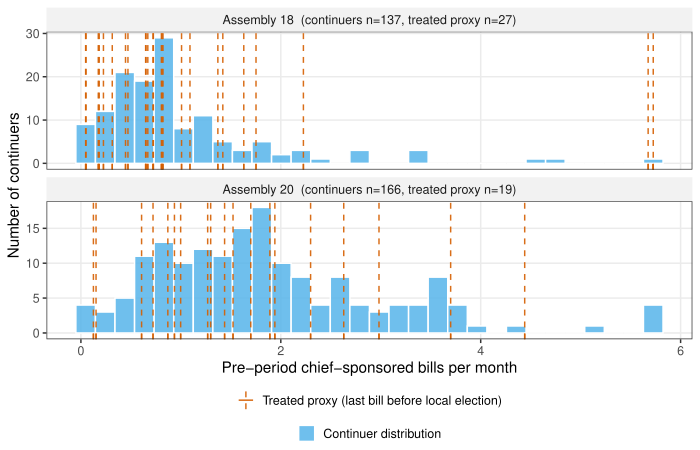

Source code (R):
## fig_4.R
## Distribution of continuer chief-sponsorship rates for the 18th and 20th
## Korean National Assembly cycles, with the treated (local-executive runner)
## cohort's rates marked.
##
## Approximations used, since the paper's hand-coded resignation list is not
## shipped in the public parquets:
##   - "Continuer": members whose last chief-sponsored bill falls within the
##     final six months of the assembly term (i.e., they remained active up to
##     the term boundary).
##   - "Treated cohort (local-executive runner proxy)": members whose last
##     chief-sponsored bill precedes the local-election date in that cycle
##     (June 2, 2010 for the 18th; June 13, 2018 for the 20th) by at least
##     30 days, and who are not continuers.
## Rates are computed as chief-sponsored bills per 30.44-day month over the
## member's pre-period (term start through min(last bill, term_end - 6mo)).

suppressPackageStartupMessages({
  library(arrow)
  library(dplyr)
  library(ggplot2)
  library(tidyr)
})

data_dir <- Sys.getenv("KBL_DATA")
out_path <- "articles/figures/2026-04-19_r19/fig_4.pdf"

okabe_ito <- c("#E69F00", "#56B4E9", "#009E73", "#0072B2",
               "#D55E00", "#CC79A7", "#000000")

## Assembly term windows and local-election dates
term_windows <- tibble(
  age            = c(18L, 20L),
  term_start     = as.Date(c("2008-05-30", "2016-05-30")),
  term_end       = as.Date(c("2012-05-29", "2020-05-29")),
  local_election = as.Date(c("2010-06-02", "2018-06-13"))
)

## Load member-sponsored bills for the two cycles
bills <- bind_rows(
  read_parquet(file.path(data_dir, "master_bills_18.parquet")),
  read_parquet(file.path(data_dir, "master_bills_20.parquet"))
) %>%
  filter(ppsr_kind == "의원",
         !is.na(rst_mona_cd),
         !is.na(ppsl_dt)) %>%
  mutate(ppsl_dt = as.Date(ppsl_dt)) %>%
  select(age, rst_mona_cd, ppsl_dt)

## Per-member summary, joined with the term windows
member_stats <- bills %>%
  group_by(age, rst_mona_cd) %>%
  summarise(
    n_bills    = n(),
    first_bill = min(ppsl_dt, na.rm = TRUE),
    last_bill  = max(ppsl_dt, na.rm = TRUE),
    .groups    = "drop"
  ) %>%
  inner_join(term_windows, by = "age") %>%
  filter(n_bills >= 1,
         last_bill >= term_start,
         first_bill <= term_end)

## Classify continuers vs. treated (local-executive runner proxy)
member_stats <- member_stats %>%
  mutate(
    continuer        = last_bill >= (term_end - 180),
    exit_before_loc  = last_bill < (local_election - 30) & !continuer,
    pre_period_end   = pmin(last_bill, term_end - 180),
    months_pre       = pmax(
      as.numeric(pre_period_end - term_start) / 30.44, 1
    ),
    rate_pre         = n_bills / months_pre
  )

## Winsorize the upper tail at the 99th percentile for readable x-axis
x_cap <- quantile(member_stats$rate_pre, 0.99, na.rm = TRUE)

continuers <- member_stats %>%
  filter(continuer) %>%
  mutate(rate_plot = pmin(rate_pre, x_cap))

treated <- member_stats %>%
  filter(exit_before_loc) %>%
  mutate(rate_plot = pmin(rate_pre, x_cap))

## Cycle labels, with counts
cycle_labeller <- function(age_vals) {
  counts_c <- table(continuers$age)
  counts_t <- table(treated$age)
  sapply(age_vals, function(a) {
    a <- as.integer(a)
    nc <- ifelse(is.na(counts_c[as.character(a)]), 0, counts_c[as.character(a)])
    nt <- ifelse(is.na(counts_t[as.character(a)]), 0, counts_t[as.character(a)])
    sprintf("Assembly %d  (continuers n=%d, treated proxy n=%d)",
            a, nc, nt)
  })
}

## Plot
treated_key <- bind_rows(
  mutate(treated, series = "Treated proxy (last bill before local election)")
)
continuers_key <- continuers %>%
  mutate(series = "Continuer distribution")

p <- ggplot() +
  geom_histogram(
    data = continuers_key,
    aes(x = rate_plot, fill = series),
    bins = 30, color = "white", alpha = 0.85
  ) +
  geom_vline(
    data = treated_key,
    aes(xintercept = rate_plot, color = series),
    linetype = "dashed", linewidth = 0.5, alpha = 0.9
  ) +
  geom_rug(
    data = treated_key,
    aes(x = rate_plot, color = series),
    sides = "b", length = unit(0.04, "npc"), alpha = 0.9
  ) +
  facet_wrap(~ age, ncol = 1, scales = "free_y",
             labeller = as_labeller(cycle_labeller)) +
  scale_fill_manual(values = c("Continuer distribution" = okabe_ito[2]),
                    name = NULL) +
  scale_color_manual(
    values = c("Treated proxy (last bill before local election)" = okabe_ito[5]),
    name = NULL
  ) +
  labs(
    x = "Pre-period chief-sponsored bills per month",
    y = "Number of continuers"
  ) +
  theme_bw(base_size = 11) +
  theme(
    panel.grid.minor = element_blank(),
    strip.background = element_rect(fill = "grey95", color = NA),
    strip.text = element_text(face = "plain"),
    legend.position = "bottom",
    legend.box = "vertical",
    legend.margin = margin(t = 0, b = 0),
    legend.key.size = unit(0.9, "lines")
  )

ggsave(out_path, p, width = 7, height = 4.5)
